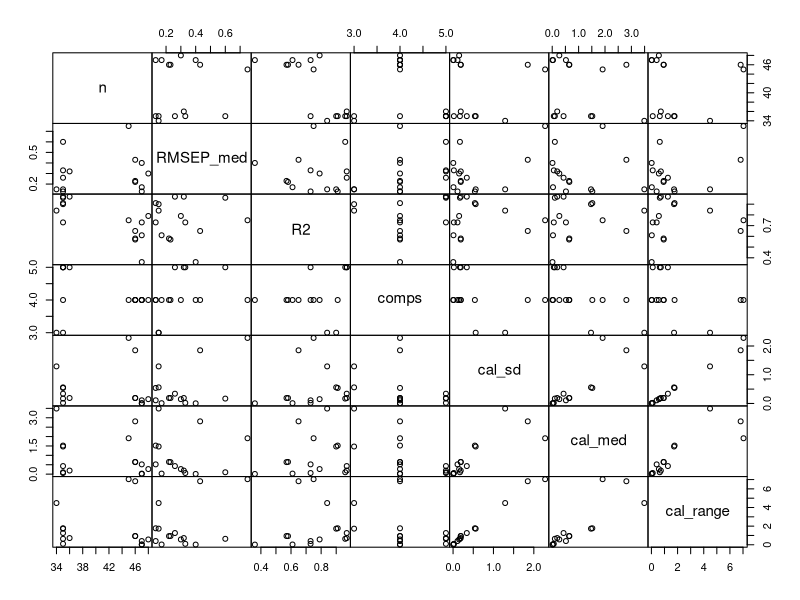
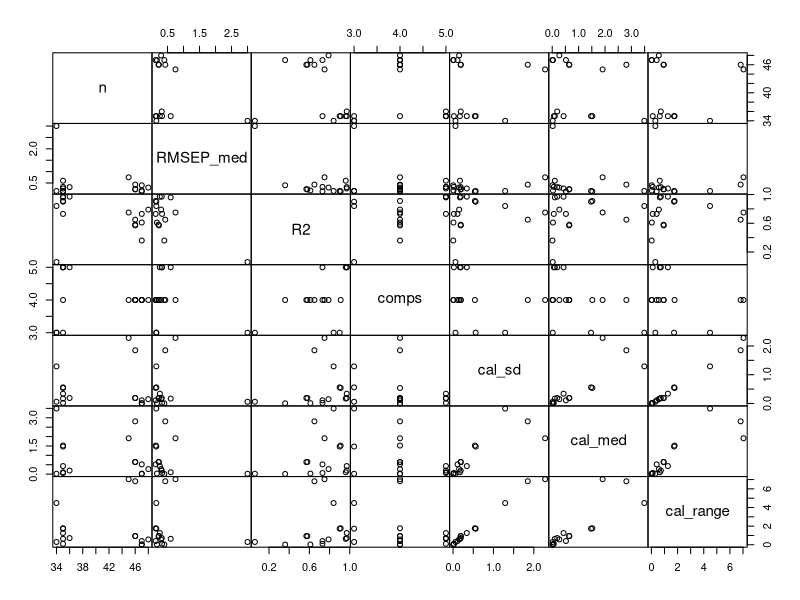

Generate these figures, in order, with R:
#*****************************************************************
#* TITLE:  PLSR Model Performance Correlation Assessment
#*                     
#* AUTHORS: Nick Hammond                                         
#* LAST UPDATED: 31 Oct 2022
#*                                    
#* NOTES: This script analyzes the correlation between multiple variables related to
#*  PLSR model performance to see what drives R2 and RMSEP
#*  - Data are derived from Tables 1 and SI1 in the MUX manuscript
#*                                  
#*        
#*****************************************************************
library(tidyverse)

model_results = tibble(ID = c("TFe_epi_TO","TFe_hypo_TO", "SFe_epi_TO", "SFe_hypo_TO",
                              "TMn_epi_TO","TMn_hypo_TO", "SMn_epi_TO", "SMn_hypo_TO",
                              "TFe_epi_OO","TFe_hypo_OO", "SFe_epi_OO", "SFe_hypo_OO",
                              "TMn_epi_OO","TMn_hypo_OO", "SMn_epi_OO", "SMn_hypo_OO"),
                       n = c(35,34,35,34,36,35,35,35,47,46,48,45,47,46,47,46),
                       RMSEP_med = c(0.26,0.15,0.33,3.0,0.32,0.13,0.6,0.15,0.13,0.43,
                                     0.3,0.75,0.17,0.22,0.4,0.23),
                       R2 = c(0.97,0.84,0.73,0.06,0.97,0.91,0.96,0.90,0.73,0.65,0.79,
                              0.75,0.61,0.58,0.36,0.57),
                       comps = c(5,3,5,3,5,4,5,3,4,4,4,4,4,4,4,4),
                       cal_sd = c(0.34,1.29,0.02,0.06,0.19,0.54,0.17,0.56,
                                  0.11,1.85,0.15,2.28,0.01,0.19,0.005,0.19),
                       cal_med = c(0.43,3.49,0.06,0.02,0.19,1.52,0.1,1.47,0.52,2.81,0.27,1.91,
                                   0.03,0.65,0.01,0.64),
                       cal_range = c(1.26, 4.48, 0.10, 0.30, 0.72, 1.77, 0.64, 1.73, 
                                     0.40, 6.82, 0.57, 7.04, 0.03, 0.93, 0.02, 0.94))

# examine data
jpeg('MUX_PLSR_performance_assessment_111522.jpeg', width = 190, height =160, units = 'mm', res = 600)
pairs(model_results[,2:8], gap=0)
dev.off()
cor(model_results[,2:8]) # correlation matrix gives R-values for each variable pair

# run multivariate regression
attach(model_results)
summary(lm(R2~n+comps+cal_sd+cal_med+cal_range),corr=TRUE)
summary(lm(RMSEP_med~n+comps+cal_sd+cal_med+cal_range),corr=TRUE)
detach(model_results)

# Try removing outlier (SFE_Hypo_TO)
model_results = model_results[-4,]

# examine data
#jpeg('MUX_PLSR_performance_assessment_103122.jpeg', width = 190, height =160, units = 'mm', res = 600)
pairs(model_results[,2:8], gap=0)
#dev.off()
cor(model_results[,2:8]) # correlation matrix gives R-values for each variable pair

# run multivariate regression
attach(model_results)
summary(lm(R2~n+comps+cal_sd+cal_med+cal_range),corr=TRUE)
summary(lm(RMSEP_med~n+comps+cal_sd+cal_med+cal_range),corr=TRUE)
detach(model_results)

